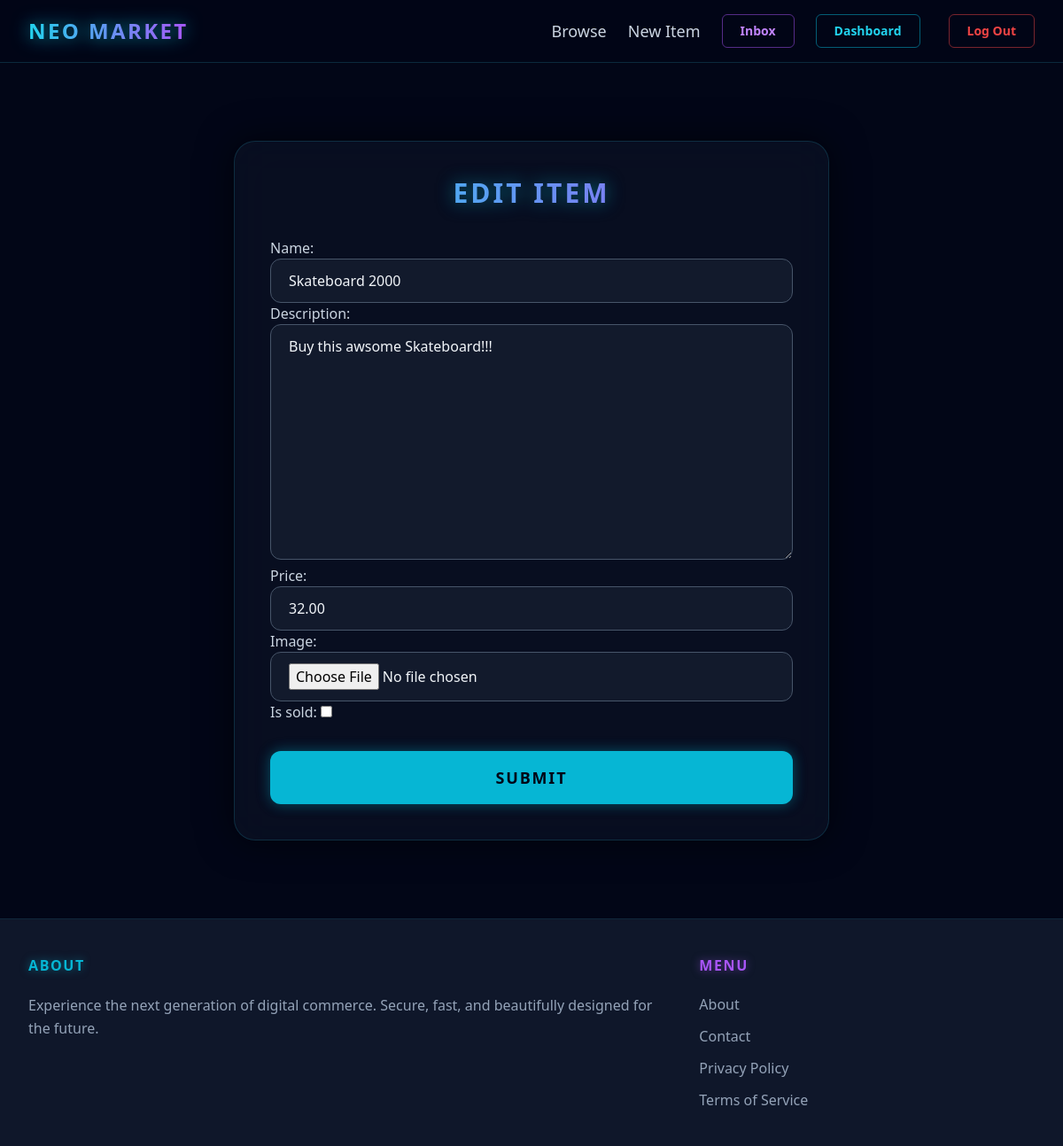
Page /items/14/edit/ (signed in) on the earlier database version.
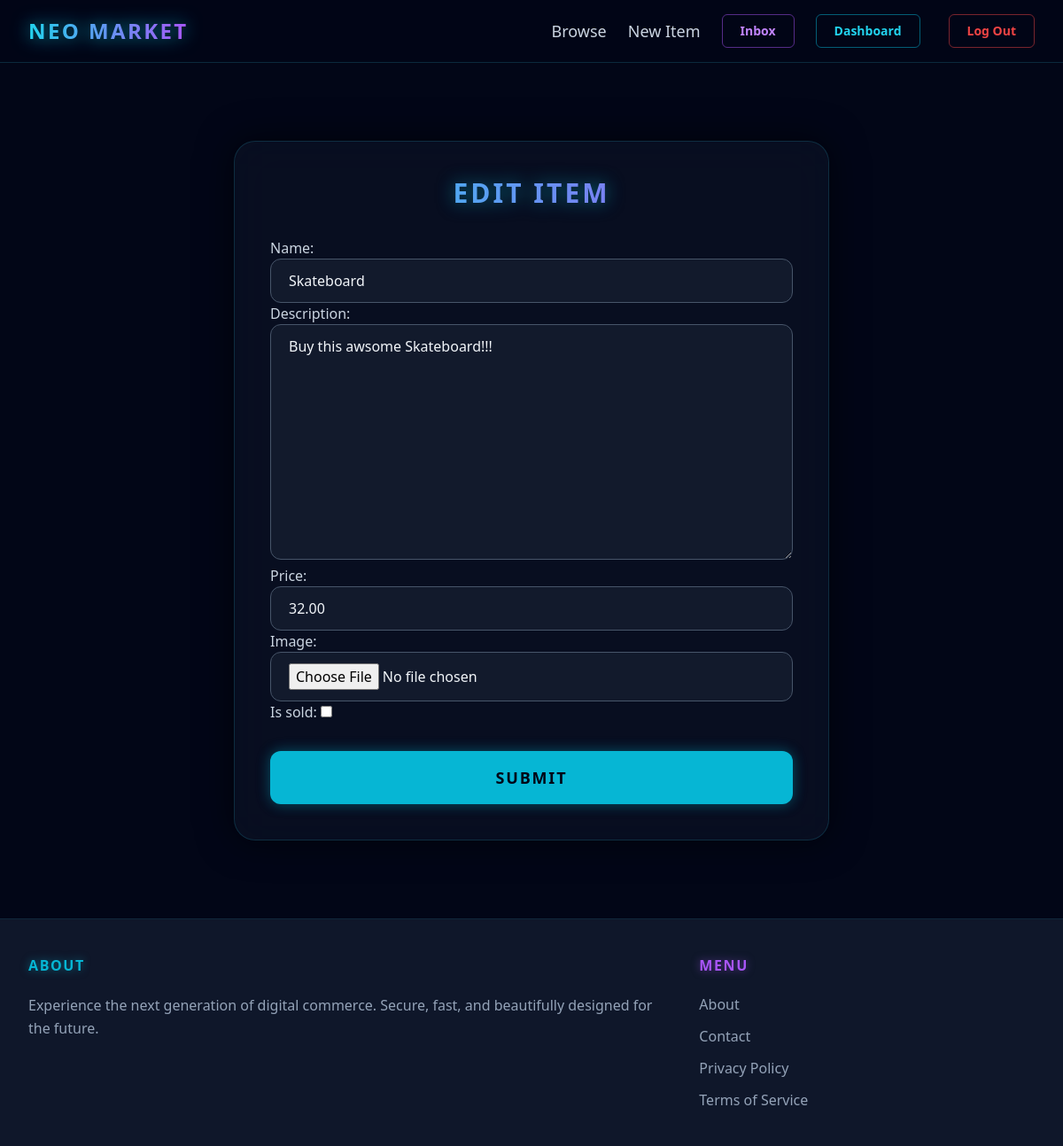
Same page on the later database version.
### item/models.py (models this page shows, shortened)
class Item(models.Model):
    name = models.CharField(max_length=255)
    description = models.TextField(blank=True, null=True)
    price = models.DecimalField(max_digits=10, decimal_places=2)
    is_sold = models.BooleanField(default=False)
    created_at = models.DateTimeField(auto_now_add=True)
    created_by = models.ForeignKey('auth.User', related_name='items', on_delete=models.CASCADE)
    category = models.ForeignKey(Category, on_delete=models.CASCADE)
    image = models.ImageField(upload_to='item_images/', blank=True, null=True)

### item/views.py (the view)
# urls.py: path('<int:pk>/edit/', views.edit, name='edit'),
@login_required
def edit(request, pk):
    item = get_object_or_404(Item, pk=pk, created_by=request.user)
    if request.method == 'POST':
        form = EditItemForm(request.POST, request.FILES, instance=item)
        if form.is_valid():
            form.save()
            return redirect('item:detail', pk=item.id)
    else:
        form = EditItemForm(instance=item)
    return render(request, 'item/form.html', {
        'form': form,
        'title': 'Edit Item',
    })

### item/forms.py
class EditItemForm(forms.ModelForm):
    class Meta:
        model = Item
        fields = ('name', 'description', 'price', 'image', 'is_sold')
        widgets = {
            'name': forms.TextInput(attrs={
                'placeholder': 'Item Name',
                'class': INPUT_CLASSES,
           }),
            'description': forms.Textarea(attrs={
                'placeholder': 'Item Description',
                'class': INPUT_CLASSES,
           }),
            'price': forms.NumberInput(attrs={
                'placeholder': 'Price in USD',
                'class': INPUT_CLASSES,
            }),
            'image': forms.FileInput(attrs={
                'class': INPUT_CLASSES
            })
        }

### item/templates/item/form.html (shortened to what this page needs)
{% extends 'core/base.html' %}
{% block content %}
<div class="max-w-2xl my-12 mx-auto p-10 bg-slate-900/50 backdrop-blur-xl border border-cyan-900/50 rounded-3xl shadow-[0_0_40px_rgba(0,0,0,0.6)] relative overflow-hidden">
    <div class="absolute inset-x-0 -top-px h-px bg-gradient-to-r from-transparent via-cyan-500/50 to-transparent"></div>
    <h1 class="text-3xl font-extrabold text-transparent bg-clip-text bg-gradient-to-r from-cyan-400 to-purple-500 mb-8 text-center drop-shadow-[0_0_10px_rgba(6,182,212,0.6)] tracking-widest uppercase">{{ title }}</h1>
    <form method="post" action="." enctype="multipart/form-data">
        <div class="space-y-6">
            <div class="text-slate-300 font-medium">
                {{ form.as_p }}
            </div>
        </div>
        <button class="w-full mt-8 py-4 px-8 text-lg font-bold tracking-widest uppercase bg-cyan-500 text-slate-950 rounded-xl hover:bg-cyan-400 shadow-[0_0_15px_rgba(6,182,212,0.4)] hover:shadow-[0_0_25px_rgba(6,182,212,0.8)] transition-all duration-300" type="submit">Submit</button>
    </form>
</div>
{% endblock %}

Differences in the rows shown:
changed Item "Buy this awsome Skateboard!!!": name "Skateboard 2000" → "Skateboard"
